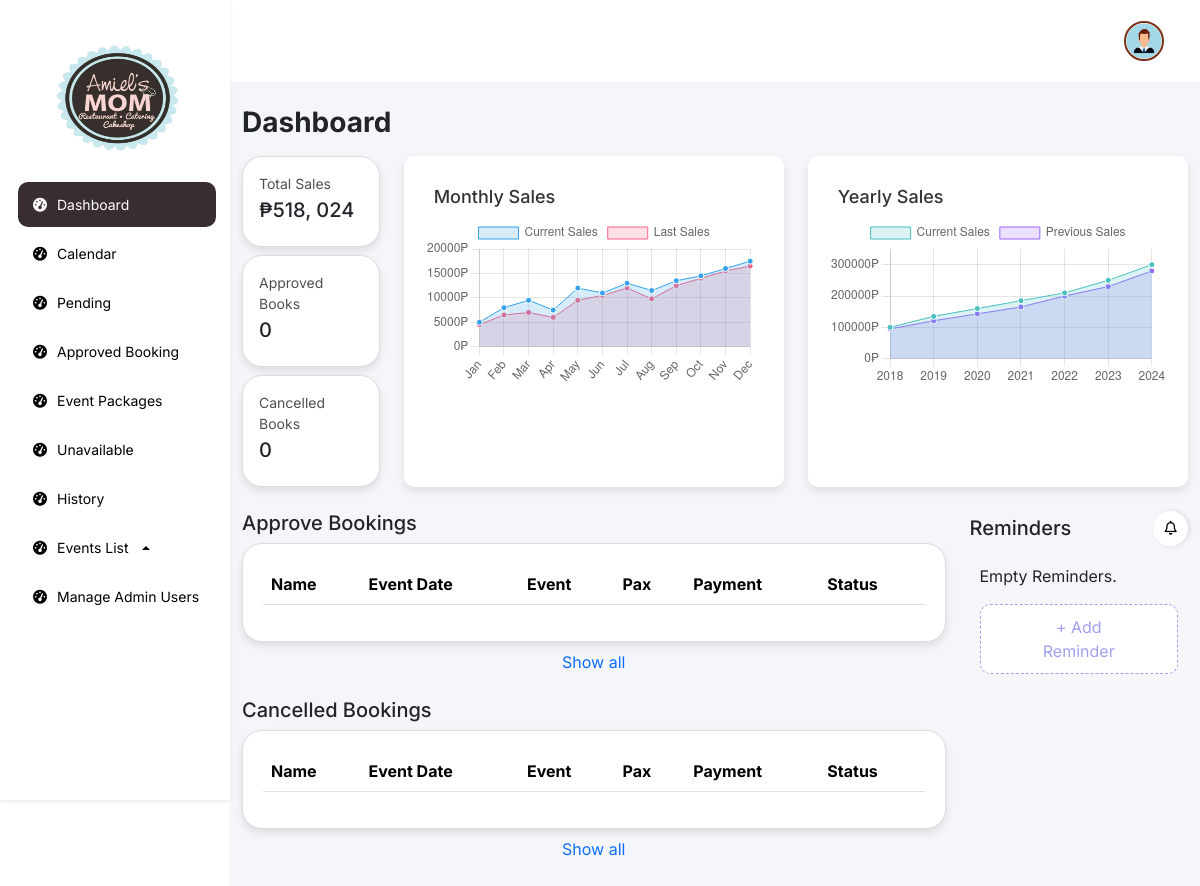
The app's page /features/admin/web/dashboard.php (signed in), older data.
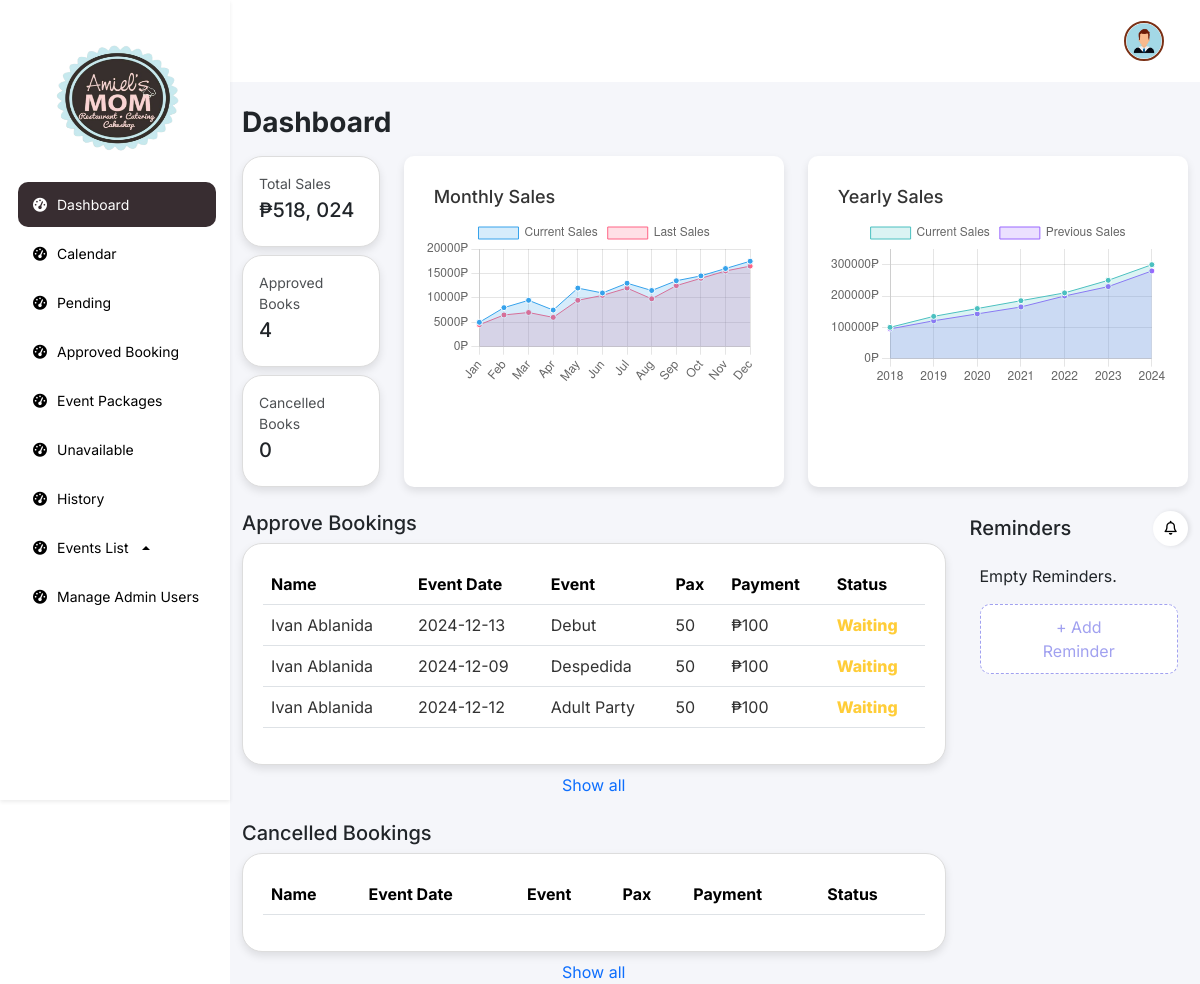
The same page, newer data.
### tables this page shows
CREATE TABLE `booking` (
  `id` int(11) NOT NULL,
  `status` enum('Pending','Waiting','On-going','Finished','Cancel') NOT NULL,
  `full_name` varchar(255) NOT NULL,
  `celebrants_name` varchar(255) DEFAULT NULL,
  `email` varchar(255) NOT NULL,
  `phone_number` varchar(15) DEFAULT NULL,
  `events_date` varchar(255) DEFAULT NULL,
  `guest_count` int(11) DEFAULT NULL,
  `event_duration` int(11) DEFAULT NULL,
  `event_starttime` int(11) DEFAULT NULL,
  `event_endtime` int(11) DEFAULT NULL,
  `event_type` varchar(255) DEFAULT NULL,
  `event_package` varchar(255) DEFAULT NULL,
  `event_options` text DEFAULT NULL,
  `cost` decimal(10,2) DEFAULT 0.00,
  `cancel_reason` text DEFAULT NULL,
  `payment_image` varchar(255) DEFAULT NULL,
  `reference_no` varchar(100) DEFAULT NULL,
  `status_paid` tinyint(1) DEFAULT 0
);

### features/admin/function/php/table-dashboard.php (called while the page is built, shortened)
<?php
    function getLatestWaitingBookings($conn) {
        $query = "SELECT * FROM booking WHERE status = 'Waiting' ORDER BY id DESC LIMIT 3";
        $result = $conn->query($query);
        return $result->fetch_all(MYSQLI_ASSOC);
    }
    try {
        $conn = new mysqli($servername, $username, $password, $dbname);
        $bookings_waiting = getLatestWaitingBookings($conn);
    } catch (Exception $e) {
        die("Error: " . $e->getMessage());
    }
?>

### features/admin/web/dashboard.php (the view, shortened to what the changed rows need)
<?php
require '../../../db.php';
include '../function/php/table-dashboard.php';
$queryWaiting = "SELECT COUNT(*) AS waiting_count FROM booking WHERE status = 'Waiting'";
$resultWaiting = $conn->query($queryWaiting);
$rowWaiting = $resultWaiting->fetch_assoc();
$waitingCount = $rowWaiting['waiting_count'];
?>
<!DOCTYPE html>
<html lang="en">
<head>
    <link rel="stylesheet" href="https://cdnjs.cloudflare.com/ajax/libs/font-awesome/6.0.0-beta3/css/all.min.css">
    <link href="https://cdn.jsdelivr.net/npm/bootstrap@5.3.3/dist/css/bootstrap.min.css" rel="stylesheet"
>
    <link href="https://cdn.jsdelivr.net/npm/sweetalert2@11.5.0/dist/sweetalert2.min.css" rel="stylesheet">
    <link rel="stylesheet" href="../css/dashboard.css">
</head>
<body>
    <div class="content flex-grow-1">
        <div class="container mt-4">
            <div class="row">
                <div class="col-md-2">
                    <div class="card p-0 mt-2">
                        <div class="card-body">
                            <div class="d-flex">
                                <div class="col-md-12">
                                    <p class="mb-1">Approved Books</p>
                                    <h5><?php echo $waitingCount; ?></h5>
                                </div>
                            </div>
                        </div>
                    </div>
                </div>
                <div class="col-md-9 mt-4">
                    <div class="card">
                        <table class="table">
                            <thead>
                                <tr>
                                    <th>Name</th>
                                    <th>Event Date</th>
                                    <th>Event</th>
                                    <th>Pax</th>
                                    <th>Payment</th>
                                    <th>Status</th>
                                </tr>
                            </thead>
                            <tbody>
                                <?php foreach ($bookings_waiting as $booking): ?>
                                    <tr>
                                        <td><?php echo htmlspecialchars($booking['full_name']); ?></td>
                                        <td><?php echo htmlspecialchars($booking['events_date']); ?></td>
                                        <td><?php echo htmlspecialchars($booking['event_type']); ?></td>
                                        <td><?php echo htmlspecialchars($booking['guest_count']); ?></td>
                                        <td>₱100</td>
                                        <td class="bg-warnings"><?php echo htmlspecialchars($booking['status']); ?></td>
                                    </tr>
                                <?php endforeach; ?>
                            </tbody>
                        </table>
                    </div>
                    <div class="card">
                        <table class="table">
                            <thead>
                                <tr>
                                    <th>Name</th>
                                    <th>Event Date</th>
                                    <th>Event</th>
                                    <th>Pax</th>
                                    <th>Payment</th>
                                    <th>Status</th>
                                </tr>
                            </thead>
                        </table>
                    </div>
                </div>
            </div>
        </div>
</body>
</html>

Row changes from the older to the newer data that the page shows:
added booking: full_name "Ivan Ablanida", events_date "2024-12-13", event_type "Debut", guest_count "50", status "Waiting"
added booking: full_name "Ivan Ablanida", events_date "2024-12-09", event_type "Despedida", guest_count "50", status "Waiting"
added booking: full_name "Ivan Ablanida", events_date "2024-12-12", event_type "Adult Party", guest_count "50", status "Waiting"
Text that changed along with them:
$waitingCount: "0" → "4"
